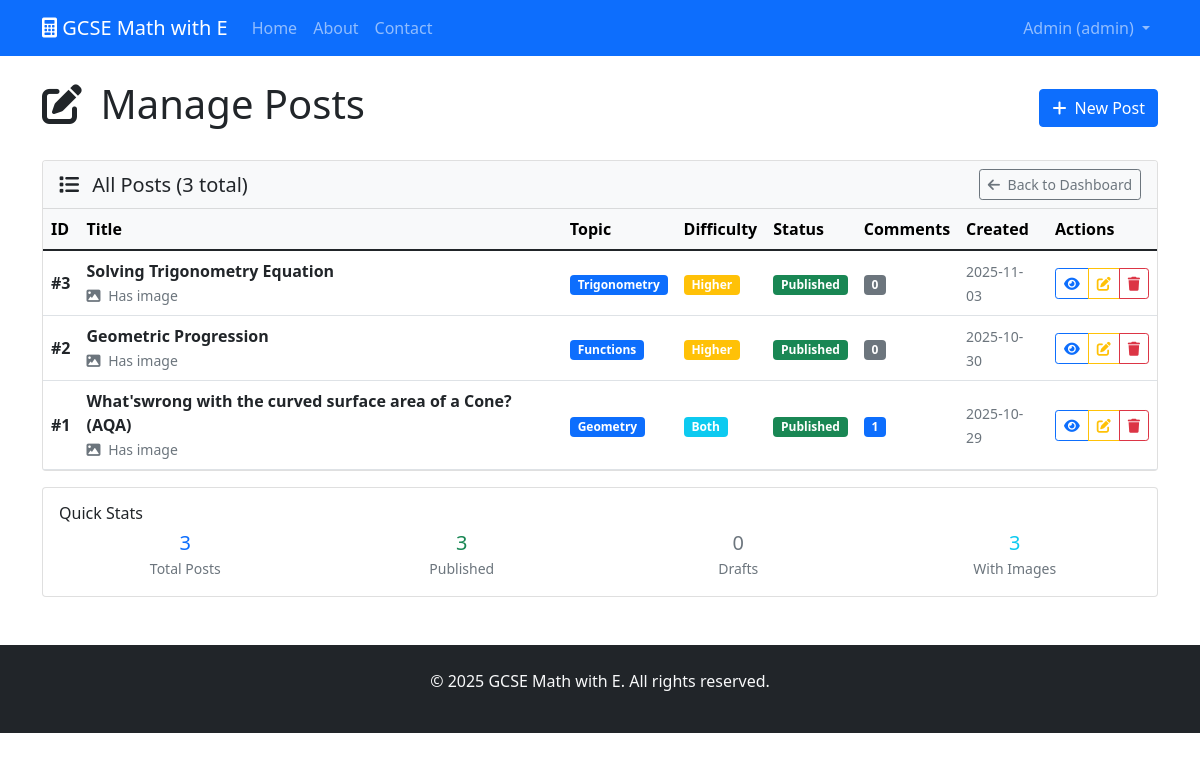
The app's page /admin/posts (signed in), older data.
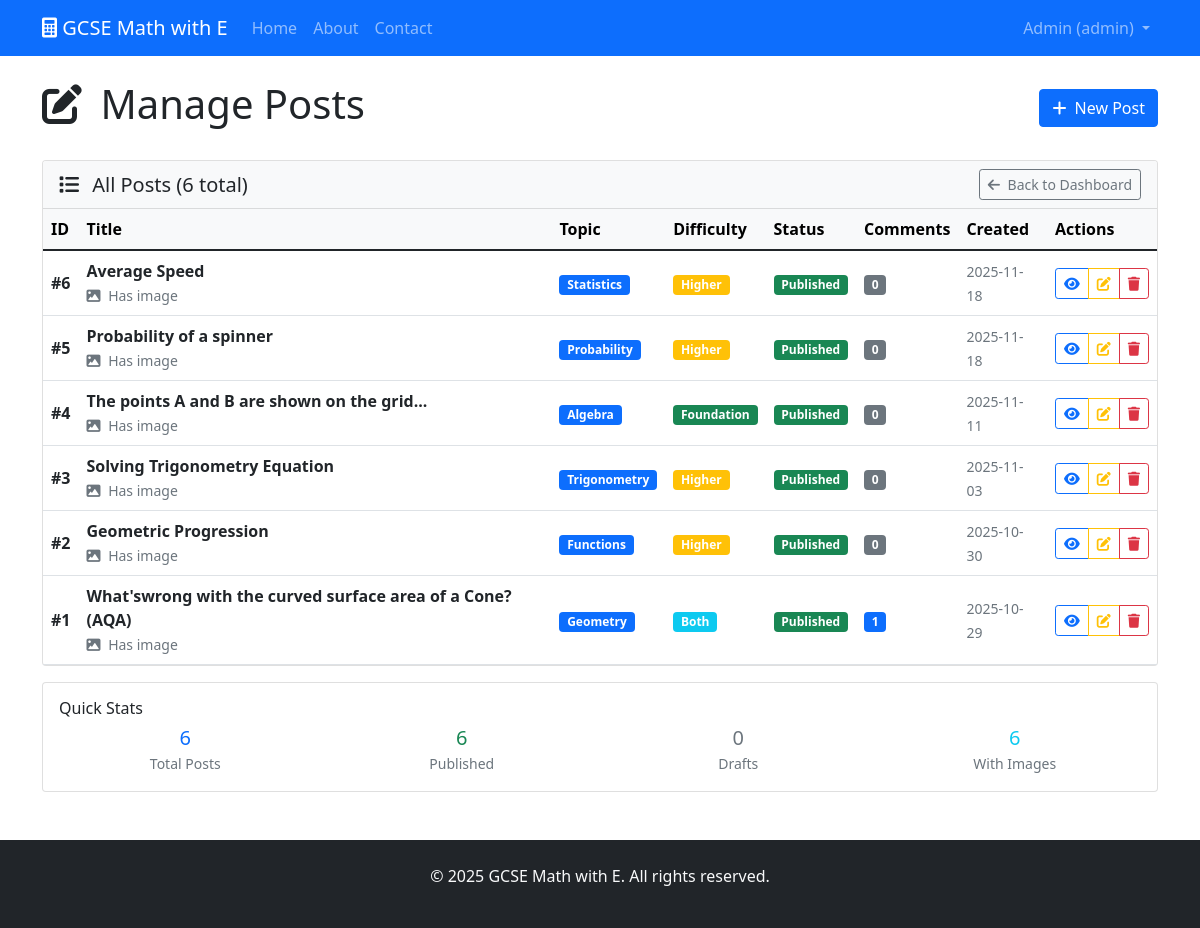
The same page, newer data.
### tables this page shows
CREATE TABLE posts (
                id INTEGER PRIMARY KEY AUTOINCREMENT,
                title TEXT NOT NULL,
                content TEXT NOT NULL,
                topic TEXT NOT NULL,
                difficulty TEXT,
                image_path TEXT,
                is_published BOOLEAN DEFAULT TRUE,
                created_at TIMESTAMP DEFAULT CURRENT_TIMESTAMP,
                updated_at TIMESTAMP DEFAULT CURRENT_TIMESTAMP
            );

### main.py (the view)
@app.route('/admin/posts')
@login_required
def manage_posts():
    db = get_db()
    posts = db.execute('''
        SELECT posts.*, COUNT(comments.id) as comment_count
        FROM posts
        LEFT JOIN comments ON posts.id = comments.post_id
        GROUP BY posts.id
        ORDER BY posts.created_at DESC
    ''').fetchall()
    return render_template('admin/manage_posts.html', posts=posts)

### main.py (called while the page is built)
def get_db():
    conn = sqlite3.connect(app.config['DATABASE'])
    conn.row_factory = sqlite3.Row
    return conn

def login_required(f):
    @functools.wraps(f)
    def decorated_function(*args, **kwargs):
        if 'user_id' not in session:
            flash('Please log in to access this page.', 'danger')
            return redirect(url_for('login'))
        return f(*args, **kwargs)
    return decorated_function

### templates/admin/manage_posts.html (shortened to what the changed rows need)
{% extends "base.html" %}
{% block content %}
<div class="d-flex justify-content-between align-items-center mb-4">
    <h1>
        <i class="fas fa-edit me-2"></i>
        Manage Posts
    </h1>
</div>
<div class="card">
    <div class="card-header bg-light d-flex justify-content-between align-items-center">
        <h5 class="card-title mb-0">
            <i class="fas fa-list me-2"></i>
            All Posts ({{ posts|length }} total)
        </h5>
        <a href="{{ url_for('admin_dashboard') }}" class="btn btn-outline-secondary btn-sm">
            <i class="fas fa-arrow-left me-1"></i>
            Back to Dashboard
        </a>
    </div>
    <div class="card-body p-0">
        {% if posts %}
        <div class="table-responsive">
            <table class="table table-hover mb-0">
                <thead class="table-light">
                    <tr>
                        <th>ID</th>
                        <th>Title</th>
                        <th>Topic</th>
                        <th>Difficulty</th>
                        <th>Status</th>
                        <th>Comments</th>
                        <th>Created</th>
                        <th>Actions</th>
                    </tr>
                </thead>
                <tbody>
                    {% for post in posts %}
                    <tr>
                        <td><strong>#{{ post.id }}</strong></td>
                        <td>
                            <div>
                                <strong>{{ post.title }}</strong>
                                {% if post.image_path %}
                                <br>
                                <small class="text-muted">
                                    <i class="fas fa-image me-1"></i>
                                    Has image
                                </small>
                                {% endif %}
                            </div>
                        </td>
                        <td>
                            <span class="badge bg-primary">{{ post.topic|title }}</span>
                        </td>
                        <td>
                            {% if post.difficulty %}
                            <span class="badge bg-{{ 'success' if post.difficulty == 'foundation' else 'warning' if post.difficulty == 'higher' else 'info' }}">
                                {{ post.difficulty|title }}
                            </span>
                            {% else %}
                            <span class="text-muted">-</span>
                            {% endif %}
                        </td>
                        <td>
                            {% if post.is_published %}
                            <span class="badge bg-success">Published</span>
                            {% else %}
                            <span class="badge bg-secondary">Draft</span>
                            {% endif %}
                        </td>
                        <td>
                            <span class="badge bg-{{ 'primary' if post.comment_count > 0 else 'secondary' }}">
                                {{ post.comment_count }}
                            </span>
                        </td>
                        <td>
                            <small class="text-muted">
                                {{ post.created_at[:10] }}
                            </small>
                        </td>
                        <td>
                            <div class="btn-group btn-group-sm">
                                <a href="{{ url_for('show_post', post_id=post.id) }}"
                                   class="btn btn-outline-primary"
                                   target="_blank"
                                   title="View Post">
                                    <i class="fas fa-eye"></i>
                                </a>
                                <a href="{{ url_for('edit_post', post_id=post.id) }}"
                                   class="btn btn-outline-warning"
                                   title="Edit Post">
                                    <i class="fas fa-edit"></i>
                                </a>
                                <button type="button"
                                        class="btn btn-outline-danger"
                                        data-bs-toggle="modal"
                                        data-bs-target="#deleteModal{{ post.id }}"
                                        title="Delete Post">
                                    <i class="fas fa-trash"></i>
                                </button>
                            </div>
                        </td>
                    </tr>
                    {% endfor %}
                </tbody>
            </table>
        </div>
        {% endif %}
    </div>
</div>
{% if posts %}
<div class="mt-3">
    <div class="card">
        <div class="card-body">
            <h6 class="card-title">Quick Stats</h6>
            <div class="row text-center">
                <div class="col-md-3">
                    <span class="h5 text-primary">{{ posts|length }}</span>
                    <br>
                    <small class="text-muted">Total Posts</small>
                </div>
                <div class="col-md-3">
                    <span class="h5 text-success">{{ posts|selectattr('is_published')|list|length }}</span>
                    <br>
                    <small class="text-muted">Published</small>
                </div>
                <div class="col-md-3">
                    <span class="h5 text-secondary">{{ posts|rejectattr('is_published')|list|length }}</span>
                    <br>
                    <small class="text-muted">Drafts</small>
                </div>
                <div class="col-md-3">
                    <span class="h5 text-info">{{ posts|selectattr('image_path')|list|length }}</span>
                    <br>
                    <small class="text-muted">With Images</small>
                </div>
            </div>
        </div>
    </div>
</div>
{% endif %}
{% endblock %}

Row changes from the older to the newer data that the page shows:
added posts: id "6", title "Average Speed", shows "Has image", topic "Statistics", difficulty "Higher", is_published "Published", comment_count "0", created_at "2025-11-18"
added posts: id "5", title "Probability of a spinner", shows "Has image", topic "Probability", difficulty "Higher", is_published "Published", comment_count "0", created_at "2025-11-18"
added posts: id "4", title "The points A and B are shown on the grid...", shows "Has image", topic "Algebra", difficulty "Foundation", is_published "Published", comment_count "0", created_at "2025-11-11"
Text that changed along with them:
{{ posts|length }}: "3" → "6"
{{ posts|selectattr('is_published')|list|length }}: "3" → "6"
{{ posts|selectattr('image_path')|list|length }}: "3" → "6"
